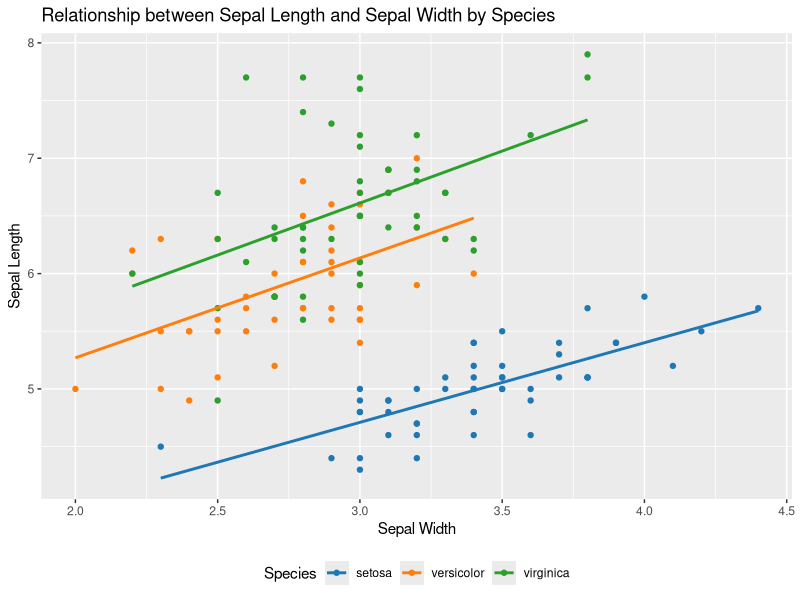

Here is the R script that generated this plot:
## ---- chunk 1
knitr::opts_chunk$set(echo = TRUE)
library(tidyverse)
library(ggsci)
## ---- chunk 2
attach(iris)
data <- iris

data %>%
  ggplot(aes(x = Sepal.Width, y = Sepal.Length, group = Species)) +
  geom_point(aes(color = Species)) +
  geom_smooth(aes(color = Species), method = "lm", se = FALSE) +
  scale_color_d3() +
  labs(x = "Sepal Width",
       y = "Sepal Length",
       title = "Relationship between Sepal Length and Sepal Width by Species") +
  theme(legend.position = "bottom")
